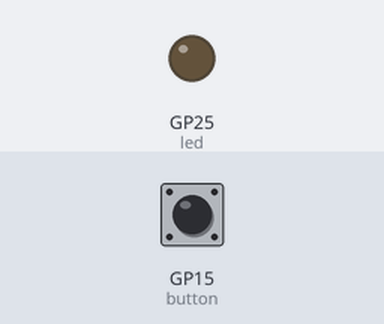
This program was run on a simulated Raspberry Pi Pico running CircuitPython. On the bench: output pins drawn as LEDs (lit = HIGH). Inputs (shaded band) come from the test bench; at power-on: GP15 (button) HIGH. What the program prints to the serial console is not drawn.

Above: at 1.2 s.
1.3 s: GP15 (button) pulled LOW for 0.15 s
At 1.38 s:
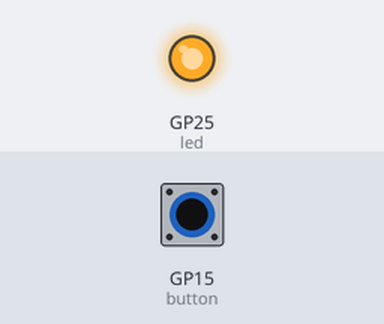
2.9 s: GP15 (button) pulled LOW for 3.2 s
At 7.1 s:
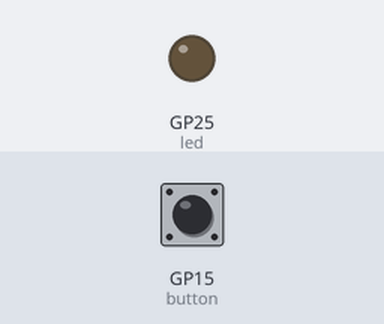
Timing chart, 0 to 8.6 s (numbered marks = the images above; inputs shaded):
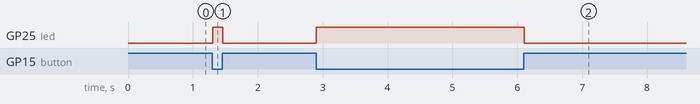

Measured:
- after the input at 1.3 s, GP25 (led): LOW → HIGH at once, → LOW 0.15 s later
- after the input at 2.9 s, GP25 (led): LOW → HIGH at once, → LOW 3.2 s later

The program:

module_1_input_output.py
```python
"""
CircuitPython Intro Tutorials - Module 1: Basic Input and Output

In this lesson, we'll learn about inputs and outputs using a button and LED.
Think of it like this:
- OUTPUT is when our board sends out a signal (like turning on an LED)
- INPUT is when our board receives a signal (like detecting a button press)
"""

import board
import digitalio
import time  # We need this to add delays

# Let's set up our LED (this is our OUTPUT)
led = digitalio.DigitalInOut(board.LED)
led.direction = digitalio.Direction.OUTPUT

# Now let's set up a button (this is our INPUT)
# We'll use GP15 pin - but you can change this to match your setup
button = digitalio.DigitalInOut(board.GP15)
button.direction = digitalio.Direction.INPUT
button.pull = digitalio.Pull.UP  # This makes the button work properly

# Main program: When button is pressed, LED turns on!
print("Press the button to turn on the LED!")

while True:
    # button.value is False when pressed (because of Pull.UP)
    if not button.value:  # If button is pressed...
        led.value = True  # Turn LED on
    else:
        led.value = False  # Turn LED off

    # Add a tiny delay to make the program run smoothly
    time.sleep(0.01)

"""
Things we learned:
1. INPUT devices (like buttons) send signals TO our board
2. OUTPUT devices (like LEDs) receive signals FROM our board
3. We can use if/else to make decisions based on input
4. The program runs in a loop to constantly check the button

Try this: Can you modify the code to make the LED stay on for 1 second
when the button is pressed? (Hint: use time.sleep(1))
""" 
```
